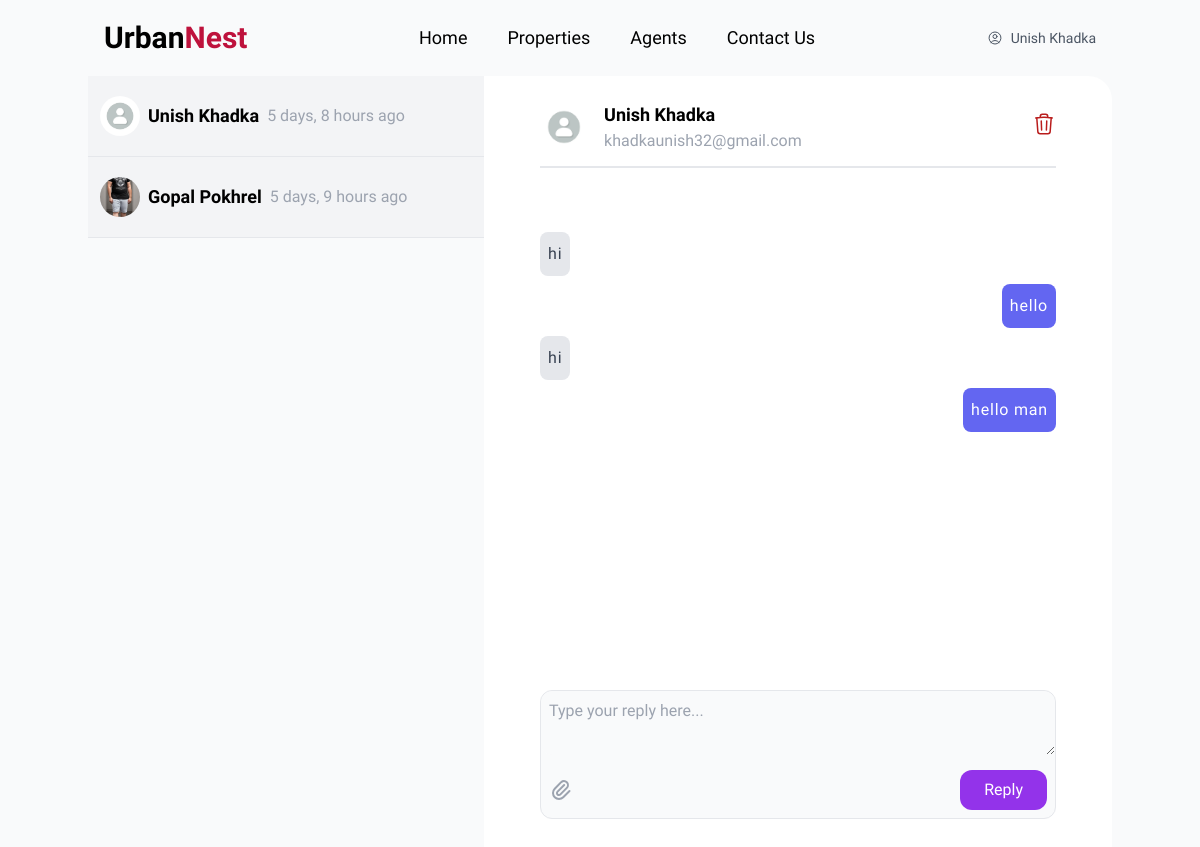
/inbox-single/hJCo95Uh49orKLspzFcajz (signed in), run on the app's committed database.
### users/models.py (models this page shows, shortened)
class CustomUser(AbstractBaseUser, PermissionsMixin):
    id = models.CharField(
        _("ID"), primary_key=True, max_length=22, default=shortuuid.uuid, editable=False
    )
    email = models.EmailField(_("Email Address"), unique=True)
    full_name = models.CharField(_("Full Name"), max_length=100)
    phone = models.CharField(_("Phone Number"), max_length=15, null=True, blank=True)
    profile_image = models.ImageField(
        _("Profile Image"),
        upload_to="profile/",
        default="profile/default.png",
        null=True,
        blank=True,
    )
    is_active = models.BooleanField(_("Is Active"), default=True)
    is_staff = models.BooleanField(_("Is Staff"), default=False)
    is_agent = models.BooleanField(_("Is Agent"), default=False)
    date_joined = models.DateTimeField(_("Date Joined"), default=timezone.now)
    objects = CustomUserManager()
    USERNAME_FIELD = "email"
    REQUIRED_FIELDS = ["full_name"]
    class Meta:
        verbose_name = _("User")
        verbose_name_plural = _("Users")
        ordering = ["-date_joined"]

### spacenest/models.py (models this page shows, shortened)
class Mailbox(models.Model):
    id = models.CharField(
        _("ID"), primary_key=True, max_length=22, default=shortuuid.uuid, editable=False
    )
    sender = models.ForeignKey(
        User, on_delete=models.CASCADE, related_name="sent_messages_mailbox"
    )
    receiver = models.ForeignKey(
        User, on_delete=models.CASCADE, related_name="received_messages_mailbox"
    )
    phone = models.CharField(_("Phone"), max_length=120, null=True, blank=True)
    date = models.CharField(_("Date"), max_length=120, null=True, blank=True)
    created_at = models.DateTimeField(_("Sent Date"), auto_now_add=True)
    class Meta:
        verbose_name_plural = "Mailbox"
        ordering = ["-created_at"]

class Message(models.Model):
    id = models.CharField(
        _("ID"), primary_key=True, max_length=22, default=shortuuid.uuid, editable=False
    )
    sender = models.ForeignKey(
        User,
        on_delete=models.CASCADE,
        related_name="sent_messages",
        null=True,
        blank=True,
    )
    receiver = models.ForeignKey(
        User,
        on_delete=models.CASCADE,
        related_name="received_messages",
        null=True,
        blank=True,
    )
    mailbox = models.ForeignKey(
        Mailbox,
        on_delete=models.CASCADE,
        related_name="messages",
        null=True,
        blank=True,
    )
    message = models.TextField(_("Message"), max_length=120, null=True, blank=True)
    date = models.DateTimeField(_("Sent Date"), auto_now_add=True)

### spacenest/views.py (the view, shortened to what this page needs)
# urls.py: path("inbox-single/<str:pk>", inbox_single, name="inbox_single"),
def inbox_single(request, pk):
    mailbox = Mailbox.objects.get(id=pk)
    mailbox = Mailbox.objects.select_related("sender", "receiver").get(id=pk)
    messages = Message.objects.filter(mailbox=mailbox).select_related("sender")
    mailboxes = Mailbox.objects.select_related("sender", "receiver").filter(
        Q(receiver=request.user) | Q(sender=request.user)
    )
    opp_user = mailbox.sender if mailbox.receiver == request.user else mailbox.receiver
    context = {
        "mails": messages,
        "mailbox": mailbox,
        "opposite_user": opp_user,
        "mailboxes": [
            {
                "mailbox": mailbox,
                "opposite_user": (
                    mailbox.receiver
                    if mailbox.sender == request.user
                    else mailbox.sender
                ),
            }
            for mailbox in mailboxes
        ],
    }
    return render(request, "spacenest/inbox_single.html", context)

### spacenest/context_processors.py (called while the page is built)
def inbox(request):
    mails = None
    if request.user.is_authenticated:
        try:
            mails = Mailbox.objects.filter(receiver=request.user)
            return {"mails": mails}
        except Mailbox.DoesNotExist:
            return {"mails": 0}
    return {"mails": mails}

### spacenest/templates/spacenest/inbox_single.html (shortened to what this page needs)
{% extends "main.html" %} {% block content %}
<main class="flex w-full h-full container mx-auto">
  <div class="hidden md:w-[700px] md:flex">
    {% include "spacenest/inbox_sidebar.html" %}
  </div>
  <section
    class="w-full px-2 pt-3 md:px-14 flex flex-col bg-white rounded-r-3xl"
  >
    <div class="flex justify-between items-center h-20 border-b-2 mb-8">
      <div class="flex space-x-4 items-center">
        <div class="h-12 w-12 rounded-full overflow-hidden">
          <img
            src="{{opposite_user.profile_image.url}}"
            loading="lazy"
            class="h-full w-full object-cover"
          />
        </div>
        <div class="flex flex-col">
          <h3 class="font-semibold text-lg">{{opposite_user.full_name}}</h3>
          <p class="text-light text-gray-400">{{opposite_user.email}}</p>
        </div>
      </div>
      <form class="" action="" method="post">
        <button type="submit">
        </button>
      </form>
    </div>
    <section
      id="messages-container"
      class="min-h-[490px] max-h-[490px] overflow-y-auto"
    >
      <article class="mt-8 text-gray-500 leading-7 tracking-wider">
        {% for message in mails %}
        <div
          class="flex {% if message.sender == request.user %}justify-end{% else %}justify-start{% endif %} mb-2"
        >
          <div
            class="rounded-lg p-2 {% if message.sender == request.user %}bg-indigo-500 text-white{% else %}bg-gray-200 text-gray-700{% endif %}"
          >
            <p>{{ message.message }}</p>
          </div>
        </div>
        {% endfor %}
      </article>
    </section>
    <form
      action="{% url 'inbox_single' mailbox.id %}"
      name="message_form"
      method="POST"
      class="border rounded-xl bg-gray-50 mb-3"
    >
      <textarea
        name="message"
        class="w-full bg-gray-50 p-2 rounded-xl"
        placeholder="Type your reply here..."
        rows="2"
      ></textarea>
      <div class="flex items-center justify-between p-2">
        <button class="h-6 w-6 text-gray-400">
          <svg
            xmlns="http://www.w3.org/2000/svg"
            fill="none"
            viewBox="0 0 24 24"
            stroke="currentColor"
          >
            <path
              stroke-linecap="round"
              stroke-linejoin="round"
              stroke-width="2"
              d="M15.172 7l-6.586 6.586a2 2 0 102.828 2.828l6.414-6.586a4 4 0 00-5.656-5.656l-6.415 6.585a6 6 0 108.486 8.486L20.5 13"
            />
          </svg>
        </button>
        <button
          class="bg-purple-600 text-white px-6 py-2 rounded-xl"
          type="submit"
        >
          Reply
        </button>
      </div>
    </form>
  </section>
</main>
{% endblock %}

### templates/navbar.html (shortened to what this page needs)
<nav class="container mx-auto z-10 px-4" id="navbar">
  <div class="relative flex items-center justify-between py-5">
    <a href="{% url 'index' %}" class="text-3xl font-bold">
      Urban<span class="text-rose-700">Nest</span>
    </a>
    <div class="hidden lg:flex items-center space-x-10">
      <a href="{% url 'index' %}" class="text-lg hover:text-rose-700">Home</a>
      <a href="{% url 'properties' %}" class="text-lg hover:text-rose-700"
        >Properties</a
      >
      <a href="{% url 'agents' %}" class="text-lg hover:text-rose-700"
        >Agents</a
      >
      <a href="{% url 'contact' %}" class="text-lg hover:text-rose-700"
        >Contact Us</a
      >
    </div>
    <div class="hidden lg:flex items-center space-x-6">
      {% if request.user.is_authenticated %}
      <button
        id="user-menu-toggle"
        class="py-2 text-sm text-gray-600 hover:bg-gray-50 hover:text-gray-700 cursor-pointer rounded-md flex items-center gap-2"
      >
        <span>{{ request.user.full_name }}</span>
      </button>
      {% endif %}
    </div>
  </div>
</nav>

### spacenest/templates/spacenest/inbox_sidebar.html (shortened to what this page needs)
<section class="flex flex-col w-full bg-gray-50 md:min-h-screen overflow-y-scroll">
    <div class="divide-y">
 {% if mailboxes %}
 <div class="transition bg-gray-100">
  {% for item in mailboxes %}
  <a href="{% url 'inbox_single' item.mailbox.id %}">
      <div class="flex justify-between items-center py-5 px-3 border-b hover:bg-indigo-100">
          <div class="flex items-center gap-2">
              <img src="{{ item.opposite_user.profile_image.url }}" alt="profile" class="w-10 h-10 rounded-full object-cover">
              <div>
                  <h3 class="text-lg font-semibold">{{ item.opposite_user.full_name }}</h3>
              </div>
              <p class="text-md text-gray-400">{{ item.mailbox.created_at|timesince }} ago</p>
          </div>
      </div>
  </a>
  {% endfor %}
 {% endif %}
    </div>
  </section>

### data on the page
CustomUser: user.full_name "Unish Khadka"
Mailbox: opposite_user.profile_image (placeholder picture), opposite_user.full_name "Unish Khadka", mailbox.created_at "5 days, 8 hours"
Mailbox: opposite_user.profile_image (picture), opposite_user.full_name "Gopal Pokhrel", mailbox.created_at "5 days, 9 hours"
CustomUser: profile_image (placeholder picture), full_name "Unish Khadka", email "khadkaunish32@gmail.com"
Message: message "hi"
Message: message "hello"
Message: message "hi"
Message: message "hello man"
